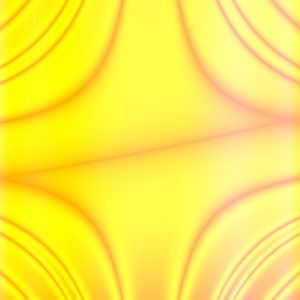
#> input picture test.png, 300 x 300 px, given in place of test.jpg, which was not available
$ python myCanny.py   (older library calls are emulated)
#> lines starting #> are read from the running program, lines starting #| are printed output that depends on the picture; after the words box and inside, x2 and y2 are one past the last pixel; in counts of white or black regions, pixels touching at a corner belong together; pictures that were not available may be replaced by others from this repository, and a replacement may not be noted
import numpy as np
from scipy.ndimage.filters import convolve, gaussian_filter
from scipy.misc import imread, imshow

def CannyEdgeDetector(im, blur = 1, highThreshold = 91, lowThreshold = 31):
	im = np.array(im, dtype=float) #Convert to float to prevent clipping values

	#Gaussian blur to reduce noise
	im2 = gaussian_filter(im, blur)

	#Use sobel filters to get horizontal and vertical gradients
	im3h = convolve(im2,[[-1,0,1],[-2,0,2],[-1,0,1]])
	im3v = convolve(im2,[[1,2,1],[0,0,0],[-1,-2,-1]])

	#Get gradient and direction
	grad = np.power(np.power(im3h, 2.0) + np.power(im3v, 2.0), 0.5)
	theta = np.arctan2(im3v, im3h)
	thetaQ = (np.round(theta * (5.0 / np.pi)) + 5) % 5 #Quantize direction

	#Non-maximum suppression
	gradSup = grad.copy()
	for r in range(im.shape[0]):
		for c in range(im.shape[1]):
			#Suppress pixels at the image edge
			if r == 0 or r == im.shape[0]-1 or c == 0 or c == im.shape[1] - 1:
				gradSup[r, c] = 0
				continue
			tq = thetaQ[r, c] % 4

			if tq == 0: #0 is E-W (horizontal)
				if grad[r, c] <= grad[r, c-1] or grad[r, c] <= grad[r, c+1]:
					gradSup[r, c] = 0
			if tq == 1: #1 is NE-SW
				if grad[r, c] <= grad[r-1, c+1] or grad[r, c] <= grad[r+1, c-1]:
					gradSup[r, c] = 0
			if tq == 2: #2 is N-S (vertical)
				if grad[r, c] <= grad[r-1, c] or grad[r, c] <= grad[r+1, c]:
					gradSup[r, c] = 0
			if tq == 3: #3 is NW-SE
				if grad[r, c] <= grad[r-1, c-1] or grad[r, c] <= grad[r+1, c+1]:
					gradSup[r, c] = 0

	#Double threshold
	strongEdges = (gradSup > highThreshold)

	#Strong has value 2, weak has value 1
	thresholdedEdges = np.array(strongEdges, dtype=np.uint8) + (gradSup > lowThreshold)

	#Tracing edges with hysteresis
	#Find weak edge pixels near strong edge pixels
	finalEdges = strongEdges.copy()
	currentPixels = []
	for r in range(1, im.shape[0]-1):
		for c in range(1, im.shape[1]-1):
			if thresholdedEdges[r, c] != 1:
				continue #Not a weak pixel

			#Get 3x3 patch
			localPatch = thresholdedEdges[r-1:r+2,c-1:c+2]
			patchMax = localPatch.max()
			if patchMax == 2:
				currentPixels.append((r, c))
				finalEdges[r, c] = 1

	#Extend strong edges based on current pixels
	while len(currentPixels) > 0:
		newPix = []
		for r, c in currentPixels:
			for dr in range(-1, 2):
				for dc in range(-1, 2):
					if dr == 0 and dc == 0: continue
					r2 = r+dr
					c2 = c+dc
					if thresholdedEdges[r2, c2] == 1 and finalEdges[r2, c2] == 0:
						#Copy this weak pixel to final result
						newPix.append((r2, c2))
						finalEdges[r2, c2] = 1
		currentPixels = newPix

	return finalEdges

if __name__=="__main__":
	im = imread("test.jpg", mode="L") #Open image, convert to greyscale
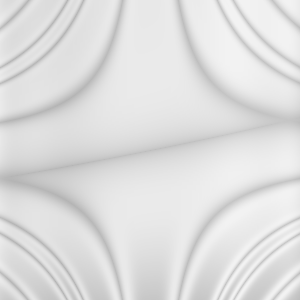
#> im: shape (300, 300); min 180, max 242, mean 222.6
	finalEdges = CannyEdgeDetector(im)
#> in CannyEdgeDetector, `im3v = convolve(im2,[[1,2,1],[0,0,0],[-1,-2,-1]])`:
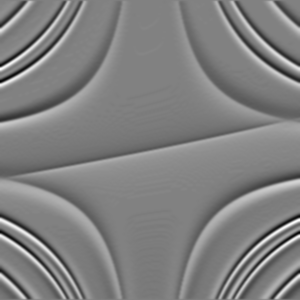
#> im3v: shape (300, 300) float64; min -77.36, max 75.3, mean -0.4; drawn with min black and max white
#> in CannyEdgeDetector, `grad = np.power(np.power(im3h, 2.0) + np.power(im3v, 2.0), 0.5)`:
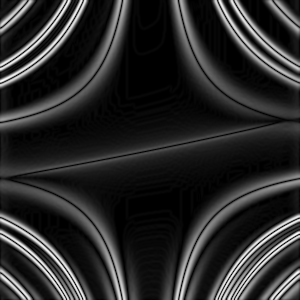
#> grad: shape (300, 300) float64; min 0, max 83.62, mean 14; drawn with min black and max white
#> in CannyEdgeDetector, `theta = np.arctan2(im3v, im3h)`:
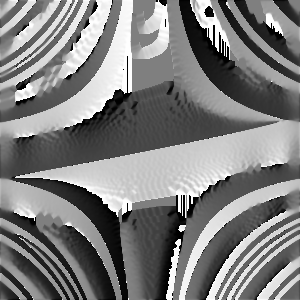
#> theta: shape (300, 300) float64; min -3.14, max 3.14, mean -0.017; drawn with min black and max white
#> in CannyEdgeDetector, `thetaQ = (np.round(theta * (5.0 / np.pi)) + 5) % 5`:
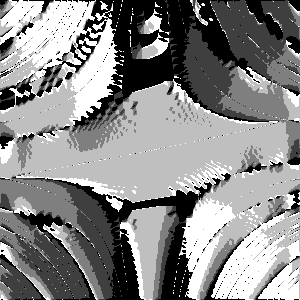
#> thetaQ: shape (300, 300) float64; min 0, max 4, mean 2.16; drawn with min black and max white
#> after the loop in CannyEdgeDetector, `for r in range(im.shape[0]):`:
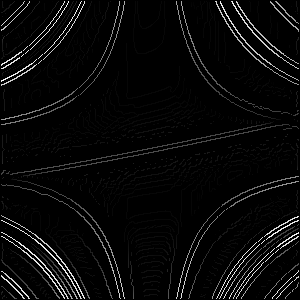
#> gradSup: shape (300, 300) float64; min 0, max 83.62, mean 3.2; drawn with min black and max white
#> in CannyEdgeDetector, `strongEdges = (gradSup > highThreshold)`: strongEdges: shape (300, 300) bool; every value is 0
#> in CannyEdgeDetector, `thresholdedEdges = np.array(strongEdges, dtype=np.uint8) + (gradSup > ..`:
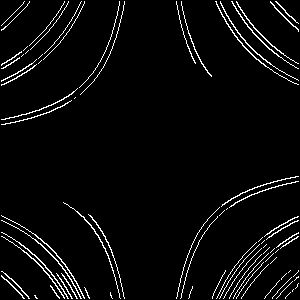
#> thresholdedEdges: shape (300, 300); values 0 (black) and 1 (white), 4.1% white in thin lines or dots
#> after the loop in CannyEdgeDetector, `for r in range(1, im.shape[0]-1):`: currentPixels = []
#> (the run stopped early here; a loop or call above may not have finished)

$ run again, with myart.png copied over test.png
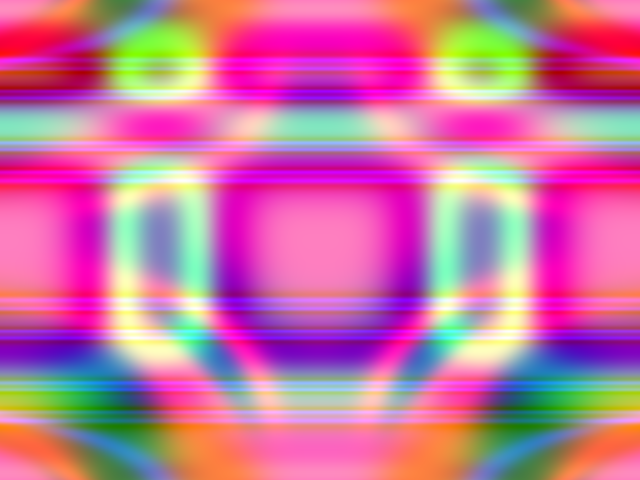
#> input picture myart.png, 640 x 480 px, given in place of test.jpg, which was not available
#> in CannyEdgeDetector, `thetaQ = (np.round(theta * (5.0 / np.pi)) + 5) % 5`:
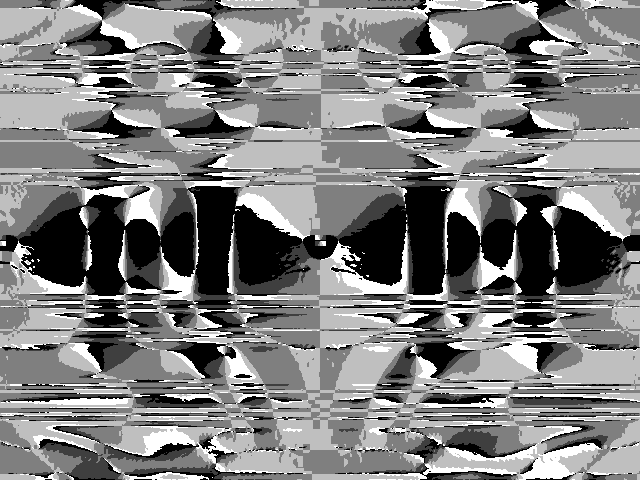
#> thetaQ: shape (480, 640) float64; min 0, max 4, mean 2; drawn with min black and max white
#> strongEdges: shape (480, 640) bool; every value is 0
#> in CannyEdgeDetector, `thresholdedEdges = np.array(strongEdges, dtype=np.uint8) + (gradSup > ..`:
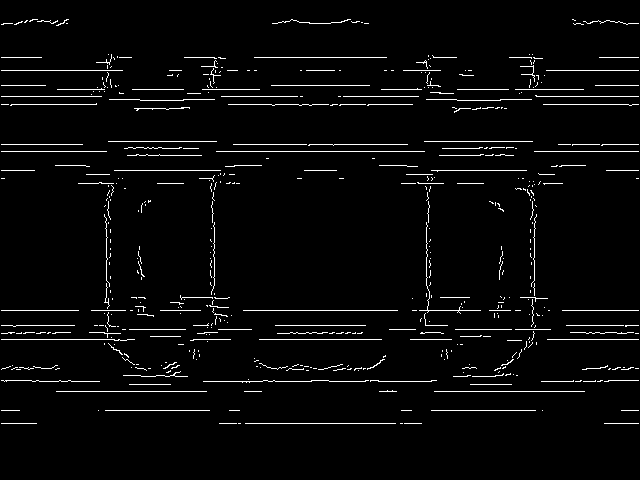
#> thresholdedEdges: shape (480, 640); values 0 (black) and 1 (white), 3.3% white in thin lines or dots, all inside (x1, y1, x2, y2) = (1, 19, 639, 424)
#> after the loop in CannyEdgeDetector, `for r in range(1, im.shape[0]-1):`: currentPixels = []

$ run again, with myart_sized.png copied over test.png
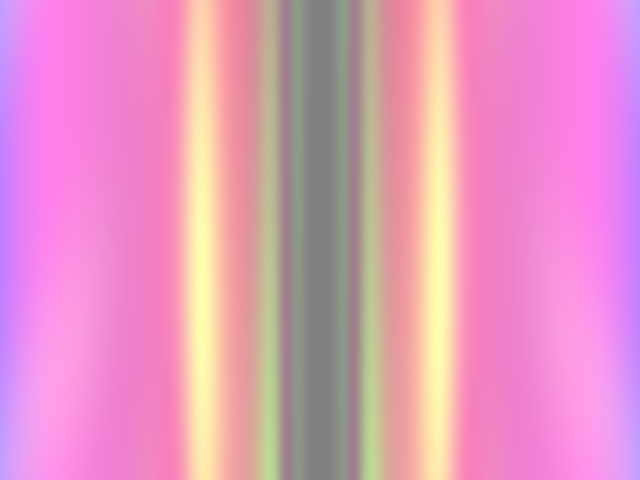
#> input picture myart_sized.png, 640 x 480 px, given in place of test.jpg, which was not available
#> in CannyEdgeDetector, `theta = np.arctan2(im3v, im3h)`:
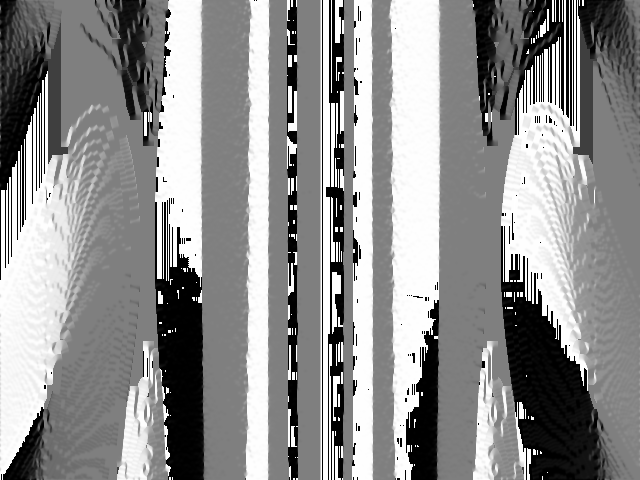
#> theta: shape (480, 640) float64; min -3.14, max 3.14, mean 0.39; drawn with min black and max white
#> strongEdges: shape (480, 640) bool; every value is 0
#> in CannyEdgeDetector, `thresholdedEdges = np.array(strongEdges, dtype=np.uint8) + (gradSup > ..`:
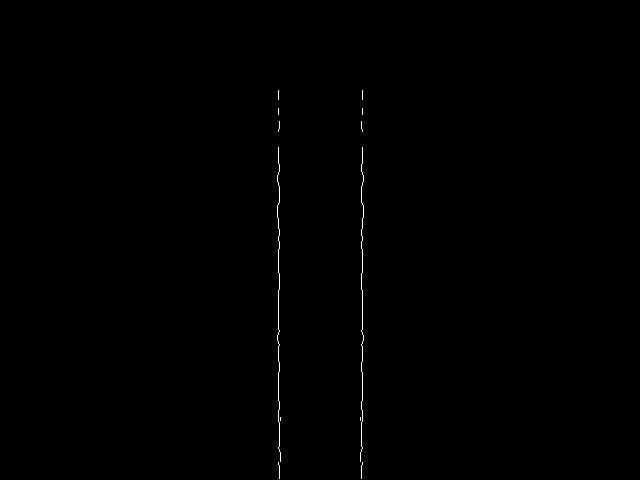
#> thresholdedEdges: shape (480, 640); values 0 (black) and 1 (white), 0.24% white in thin lines or dots, all inside (x1, y1, x2, y2) = (277, 90, 364, 479)
#> after the loop in CannyEdgeDetector, `for r in range(1, im.shape[0]-1):`: currentPixels = []
